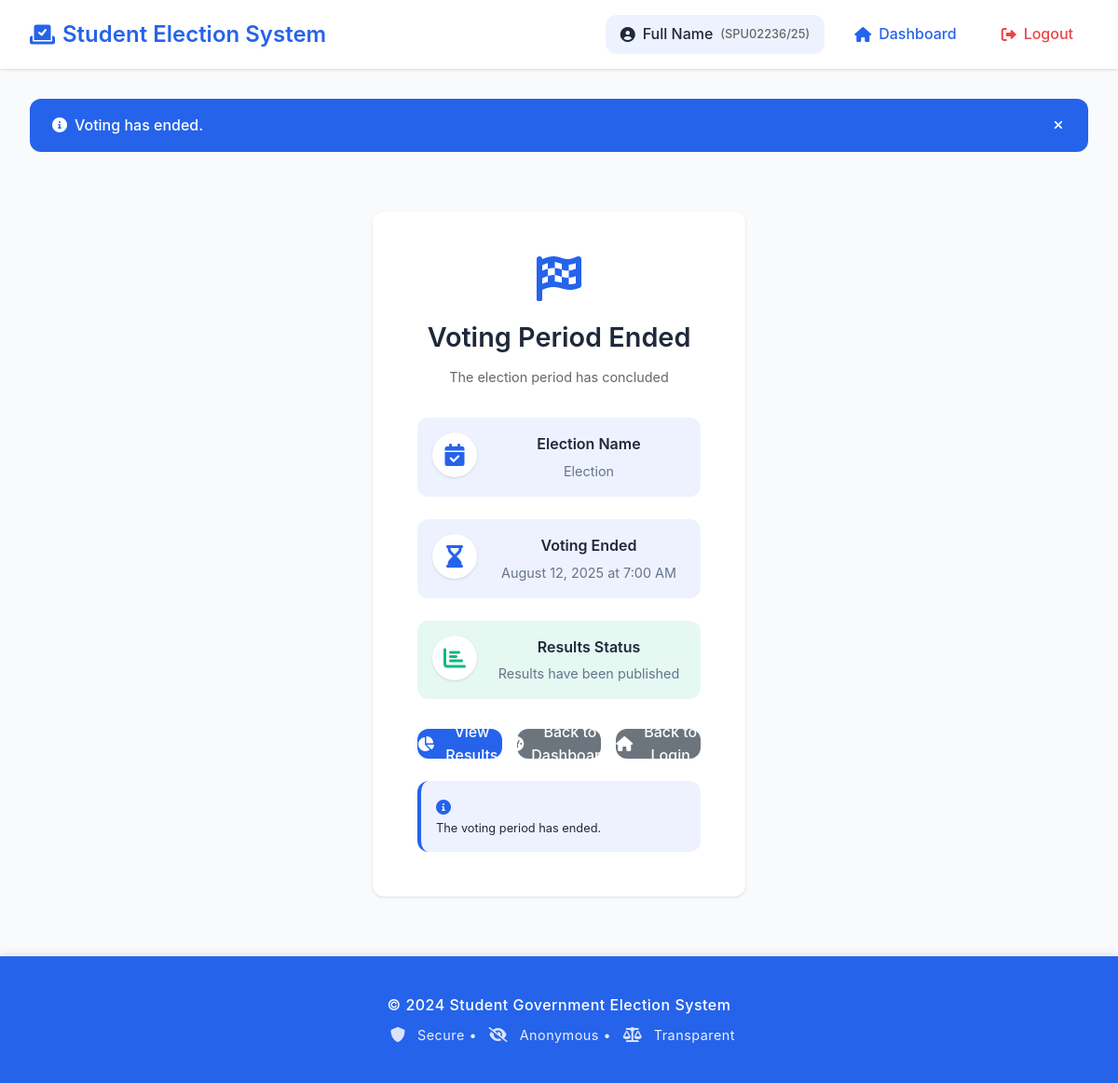
The page /dashboard/ (signed in) on the database its author committed.
### Voters/models.py (models this page shows, shortened)
class VoterProfile(models.Model):
    CATEGORY_CHOICES = [
        ('Admin', 'Admin'),
        ('Voter', 'Voter'),
    ]
    user = models.OneToOneField(User, on_delete=models.CASCADE)
    category = models.CharField(max_length=10, choices=CATEGORY_CHOICES, default='Voter')
    reg_number = models.CharField(max_length=20, unique=True, null=True, blank=True)
    has_voted = models.BooleanField(default=False)
    is_approved = models.BooleanField(default=True)  # For admin approval workflow
    phone = models.CharField(max_length=15, blank=True)
    department = models.CharField(max_length=100, blank=True)
    year_of_study = models.IntegerField(null=True, blank=True)
    created_at = models.DateTimeField(auto_now_add=True)
    updated_at = models.DateTimeField(auto_now=True)
    def is_eligible_voter(self):
        if self.category != 'Voter':
            return False
        if self.reg_number:
            return StudentRegistry.objects.filter(
                reg_number=self.reg_number,
                is_active=True
            ).exists()
        return False

### Admin/models.py (models this page shows, shortened)
class ElectionSettings(models.Model):
    name = models.CharField(max_length=200, default="Student Government Election")
    is_active = models.BooleanField(default=True)
    voting_start = models.DateTimeField(null=True, blank=True)
    voting_end = models.DateTimeField(null=True, blank=True)
    results_published = models.BooleanField(default=False)
    created_at = models.DateTimeField(auto_now_add=True)
    updated_at = models.DateTimeField(auto_now=True)
    class Meta:
        verbose_name = "Election Settings"
        verbose_name_plural = "Election Settings"
    @classmethod
    def get_current(cls):
        return cls.objects.filter(is_active=True).first()

### Voters/views.py (the view, shortened to what this page needs)
# urls.py: path('dashboard/', views.dashboard, name='dashboard'),
@login_required
def dashboard(request):
    profile, created = VoterProfile.objects.get_or_create(
        user=request.user,
        defaults={'category': 'Voter'}
    )
    if profile.category == 'Admin' or request.user.is_staff:
        return redirect('admin_dashboard')
    if not profile.is_eligible_voter():
        messages.error(request, 'You are not eligible to vote. Please contact the administration.')
        return render(request, 'voters/not_eligible.html')
    election_settings = ElectionSettings.get_current()
    if not election_settings or not election_settings.is_active:
        messages.info(request, 'No active election at this time.')
        return render(request, 'voters/no_election.html')
    now = timezone.now()
    if election_settings.voting_start and now < election_settings.voting_start:
        messages.info(request, f'Voting has not started yet. Voting starts on {election_settings.voting_start}.')
        return render(request, 'voters/voting_not_started.html', {'election_settings': election_settings})
    if election_settings.voting_end and now > election_settings.voting_end:
        messages.info(request, 'Voting has ended.')
        return render(request, 'voters/voting_ended.html', {'election_settings': election_settings})

### templates/voters/voting_ended.html (shortened to what this page needs)
{% extends 'base.html' %}
{% block content %}
<div class="auth-container">
    <div class="auth-card">
        <div class="auth-header">
            <i class="fas fa-flag-checkered auth-icon"></i>
            <h2>Voting Period Ended</h2>
            <p>The election period has concluded</p>
        </div>
        <div class="election-info">
            <div class="info-item">
                <i class="fas fa-calendar-check"></i>
                <div class="info-content">
                    <h3>Election Name</h3>
                    <p>{{ election_settings.name }}</p>
                </div>
            </div>
            <div class="info-item">
                <i class="fas fa-hourglass-end"></i>
                <div class="info-content">
                    <h3>Voting Ended</h3>
                    <p>{{ election_settings.voting_end|date:"F j, Y" }} at {{ election_settings.voting_end|time:"g:i A" }}</p>
                </div>
            </div>
            {% if election_settings.results_published %}
            <div class="info-item success">
                <i class="fas fa-chart-bar"></i>
                <div class="info-content">
                    <h3>Results Status</h3>
                    <p>Results have been published</p>
                </div>
            </div>
            {% endif %}
        </div>
        <div class="action-buttons">
            {% if election_settings.results_published %}
            <a href="{% url 'results_view' %}" class="btn btn-primary">
                <i class="fas fa-chart-pie"></i> View Results
            </a>
            {% endif %}
            <a href="{% url 'dashboard' %}" class="btn btn-secondary">
                <i class="fas fa-tachometer-alt"></i> Back to Dashboard
            </a>
            <a href="{% url 'login' %}" class="btn btn-secondary">
                <i class="fas fa-home"></i> Back to Login
            </a>
        </div>
        <div class="security-notice">
            <i class="fas fa-info-circle"></i>
            <p>The voting period has ended. {% if not election_settings.results_published %}Results will be published by the administration once they are finalized.{% endif %}</p>
        </div>
    </div>
</div>
{% endblock %}

### templates/base.html (shortened to what this page needs)
<!DOCTYPE html>
<html lang="en">
<head>
    {% load static %}
    <link rel="stylesheet" href="{% static 'css/style.css' %}">
    <link href="https://cdnjs.cloudflare.com/ajax/libs/font-awesome/6.0.0/css/all.min.css" rel="stylesheet">
</head>
<body>
    <nav class="navbar">
        <div class="nav-container">
            <div class="nav-brand">
                <i class="fas fa-vote-yea nav-icon"></i>
                <h1 class="nav-title">Student Election System</h1>
            </div>
            {% if user.is_authenticated %}
                <div class="nav-links">
                    <div class="nav-user">
                        <i class="fas fa-user-circle"></i>
                        <span>{{ user.get_full_name|default:user.username }}</span>
                        {% if user.voterprofile.reg_number %}
                            <small>({{ user.voterprofile.reg_number }})</small>
                        {% endif %}
                    </div>
                    {% if user.voterprofile.category == 'Admin' or user.is_staff %}
                        <a href="{% url 'admin_dashboard' %}" class="nav-link">
                            <i class="fas fa-tachometer-alt"></i> Dashboard
                        </a>
                        <a href="{% url 'results_view' %}" class="nav-link">
                            <i class="fas fa-chart-bar"></i> Results
                        </a>
                        <a href="{% url 'audit_logs' %}" class="nav-link">
                            <i class="fas fa-clipboard-list"></i> Audit Logs
                        </a>
                    {% else %}
                        <a href="{% url 'dashboard' %}" class="nav-link">
                            <i class="fas fa-home"></i> Dashboard
                        </a>
                    {% endif %}
                    <a href="{% url 'logout' %}" class="nav-link logout">
                        <i class="fas fa-sign-out-alt"></i> Logout
                    </a>
                </div>
            {% endif %}
        </div>
    </nav>
    <main class="main-content">
        {% if messages %}
            <div class="messages-container">
                {% for message in messages %}
                    <div class="alert alert-{{ message.tags }}">
                        <i class="fas fa-{% if message.tags == 'success' %}check-circle{% elif message.tags == 'error' %}exclamation-circle{% elif message.tags == 'warning' %}exclamation-triangle{% else %}info-circle{% endif %}"></i>
                        {{ message }}
                        <button type="button" class="alert-close" onclick="this.parentElement.style.display='none'">
                            <i class="fas fa-times"></i>
                        </button>
                    </div>
                {% endfor %}
            </div>
        {% endif %}
        {% block content %}
        {% endblock %}
    </main>
    <footer class="footer">
        <div class="footer-content">
            <p>&copy; 2024 Student Government Election System</p>
            <p><i class="fas fa-shield-alt"></i> Secure • <i class="fas fa-eye-slash"></i> Anonymous • <i class="fas fa-balance-scale"></i> Transparent</p>
        </div>
    </footer>
</body>
</html>

### static/css/style.css (style rules this page uses)
* { margin: 0; padding: 0; box-sizing: border-box; }
body { font-family: 'Inter', "Segoe UI", -apple-system, BlinkMacSystemFont, sans-serif; background-color: var(--background-color); color: var(--text-color); line-height: 1.6; min-height: 100vh; display: flex; flex-direction: column; }
.navbar { background-color: var(--white); box-shadow: var(--shadow); padding: 1rem 0; position: sticky; top: 0; z-index: 1000; }
.nav-container { max-width: 1200px; margin: 0 auto; padding: 0 2rem; display: flex; justify-content: space-between; align-items: center; }
.nav-brand { display: flex; align-items: center; gap: 0.5rem; }
.nav-icon { color: var(--primary-color); font-size: 1.5rem; }
.nav-title { color: var(--primary-color); font-size: 1.5rem; font-weight: 600; margin: 0; }
.nav-links { display: flex; align-items: center; gap: 1rem; }
.nav-user { display: flex; align-items: center; gap: 0.5rem; color: var(--text-color); font-weight: 500; padding: 0.5rem 1rem; background-color: var(--accent-color); border-radius: var(--border-radius); }
.nav-user small { color: #666; font-size: 0.8rem; }
.nav-link { color: var(--primary-color); text-decoration: none; padding: 0.5rem 1rem; border-radius: var(--border-radius); transition: var(--transition); display: flex; align-items: center; gap: 0.5rem; font-weight: 500; }
.nav-link.logout { color: var(--danger-color); }
.main-content { flex: 1; max-width: 1200px; margin: 0 auto; padding: 2rem; width: 100%; }
.messages-container { margin-bottom: 2rem; }
.alert { padding: 1rem 1.5rem; border-radius: var(--border-radius); margin-bottom: 1rem; display: flex; align-items: center; gap: 0.5rem; font-weight: 500; position: relative; transition: var(--transition); }
.alert-info { background-color: var(--primary-color); color: var(--white); }
.alert-close { background: none; border: none; color: inherit; cursor: pointer; margin-left: auto; padding: 0.25rem; border-radius: 50%; transition: var(--transition); }
.auth-container { display: flex; justify-content: center; align-items: center; min-height: 70vh; padding: 2rem 0; }
.auth-card { background-color: var(--white); padding: 3rem; border-radius: var(--border-radius); box-shadow: var(--shadow); width: 100%; max-width: 400px; text-align: center; transition: var(--transition); }
.auth-header { margin-bottom: 2rem; }
.auth-icon { font-size: 3rem; color: var(--primary-color); margin-bottom: 1rem; display: block; }
.auth-header h2 { color: var(--text-color); font-size: 1.8rem; font-weight: 600; margin-bottom: 0.5rem; }
.auth-header p { color: #666; font-size: 0.9rem; }
.btn { display: inline-flex; align-items: center; justify-content: center; gap: 0.5rem; padding: 0.75rem 1.5rem; border: none; border-radius: var(--border-radius); font-size: 1rem; font-weight: 500; text-decoration: none; cursor: pointer; transition: var(--transition); text-align: center; }
.btn-primary { background-color: var(--primary-color); color: var(--white); }
.btn-secondary { background-color: #6c757d; color: var(--white); }
.security-notice { margin-top: 1.5rem; padding: 1rem; background-color: var(--accent-color); border-radius: var(--border-radius); border-left: 4px solid var(--primary-color); text-align: left; }
.security-notice i { color: var(--primary-color); margin-right: 0.5rem; }
.security-notice p { font-size: 0.8rem; color: var(--text-color); margin: 0; line-height: 1.4; }
.action-buttons { display: flex; gap: 0.5rem; justify-content: center; }
.action-buttons .btn { width: 32px; height: 32px; padding: 0; display: flex; align-items: center; justify-content: center; border-radius: var(--border-radius); transition: var(--transition); }
.footer { background-color: var(--primary-color); color: var(--white); padding: 2rem 0; margin-top: auto; width: 100%; position: relative; box-shadow: 0 -2px 10px rgba(0, 0, 0, 0.1); }
.footer-content { max-width: 1200px; margin: 0 auto; padding: 0 2rem; text-align: center; }
.footer-content p { margin: 0.5rem 0; font-size: 0.9rem; letter-spacing: 0.5px; opacity: 0.9; }
.footer-content p:first-child { font-weight: 500; font-size: 1rem; opacity: 1; }
.footer-content i { color: var(--accent-color); margin: 0 0.5rem; font-size: 1rem; transition: var(--transition); }

### rows shown on the page
ElectionSettings: name "Election", voting_end "August 12, 2025", voting_end "7:00 AM"

### other values the page prints
{{ user.get_full_name|default:user.username }} "Full Name"
{{ user.voterprofile.reg_number }} "SPU02236/25"
{{ message }} "Voting has ended."
